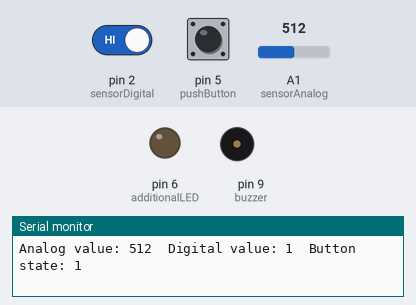
The sketch below on a simulated Arduino Uno, built with avr-gcc and run on an emulated ATmega328P. Parts: output pins drawn as LEDs (lit = HIGH), buzzer (waves = sounding, pin HIGH), the last lines printed to the serial monitor. Inputs (shaded band) come from the test bench; at power-on: pin 2 (sensorDigital) HIGH, A1 (sensorAnalog) = 512, pin 5 (pushButton) HIGH.

Above: at 1.2 s.
1.3 s: pin 2 (sensorDigital) driven LOW
At 2.5 s:
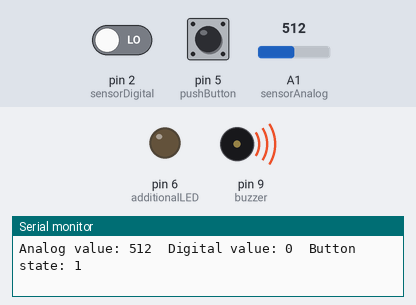
2.8 s: A1 (sensorAnalog) set to 110
5.8 s: A1 (sensorAnalog) set to 95
8.8 s: pin 2 (sensorDigital) driven HIGH
At 9.9 s:
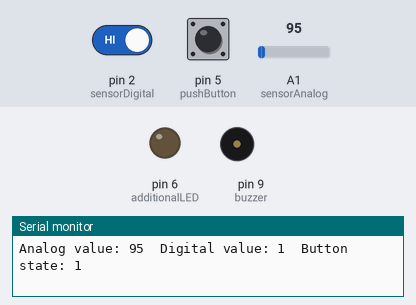
11.8 s: pin 5 (pushButton) pulled LOW for 0.15 s
At 11.95 s:
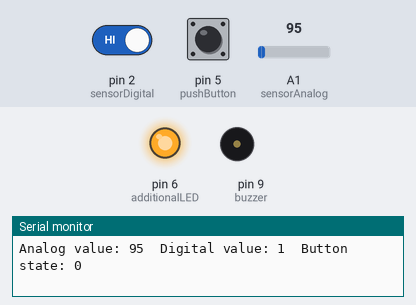
13.5 s: pin 5 (pushButton) pulled LOW for 3.2 s
At 17.7 s:
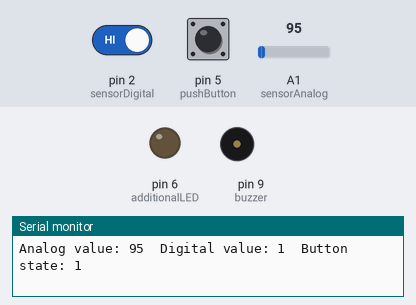
Timing chart, 0 to 19.2 s (numbered marks = the images above; inputs shaded):
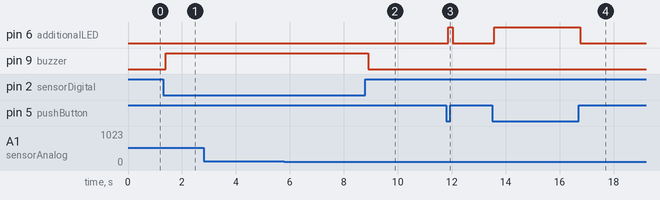

Measured:
- after the input at 1.3 s, pin 9 (buzzer): LOW → HIGH after 0.09 s
- after the input at 8.8 s, pin 9 (buzzer): HIGH → LOW after 0.10 s
- after the input at 11.8 s, pin 6 (additionalLED): LOW → HIGH after 0.07 s, → LOW 0.16 s later
- after the input at 13.5 s, pin 6 (additionalLED): LOW → HIGH after 0.07 s, → LOW 3.2 s later

The sketch:

MQ3_Final.ino
```cpp
#define sensorDigital 2
#define buzzer 9
#define sensorAnalog A1
#define pushButton 5
#define additionalLED 6

void setup() {
  pinMode(sensorDigital, INPUT);
  pinMode(buzzer, OUTPUT);
  pinMode(pushButton, INPUT_PULLUP);
  pinMode(additionalLED, OUTPUT);
  Serial.begin(9600);
}

void loop() {
  bool digital = digitalRead(sensorDigital);
  int analog = analogRead(sensorAnalog);
  bool buttonState = digitalRead(pushButton);

  Serial.print("Analog value: ");
  Serial.print(analog);
  Serial.print("\t");
  Serial.print("Digital value: ");
  Serial.print(digital);
  Serial.print("\t");
  Serial.print("Button state: ");
  Serial.println(buttonState);

  if (digital == 0) {
    digitalWrite(buzzer, HIGH);
    digitalWrite(additionalLED, LOW);
  } else {
    if (buttonState == HIGH) {
      digitalWrite(buzzer, LOW);
      digitalWrite(additionalLED, LOW);
    } else {
      digitalWrite(buzzer, LOW);
      digitalWrite(additionalLED, HIGH);
    }
  }
}
```
